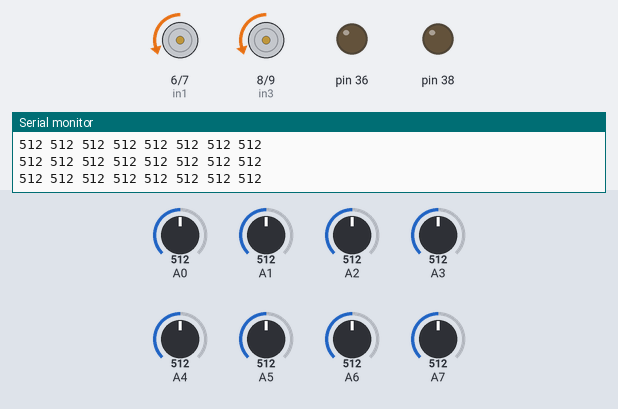
Recording of a sketch running on a simulated Arduino Mega 2560, built with avr-gcc and run on an emulated ATmega2560. Parts: motor-driver pin pairs drawn as motors (green arrow = first pin HIGH = forward, orange = second pin HIGH = backward, longer = more drive, scaled by the enable pin), output pins drawn as LEDs (lit = HIGH), the last lines printed to the serial monitor. The test bench sets the inputs (shaded band); at power-on: A0 = 512, A2 = 512, A3 = 512, A1 = 512, A4 = 512, A5 = 512, A6 = 512, A7 = 512.

Above: at 1.2 s.
1.3 s: A0 set to 932
4.3 s: A0 set to 961
At 5.4 s:
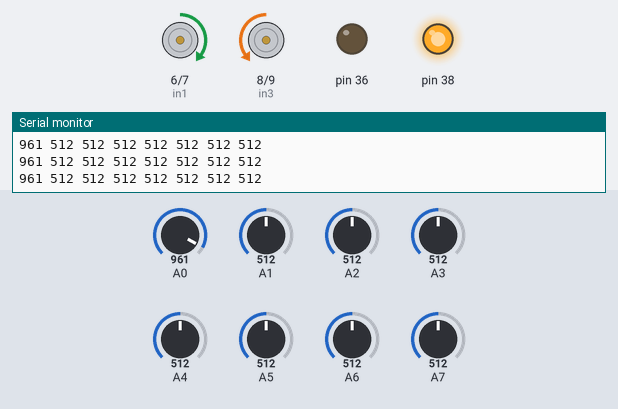
5.8 s: A2 set to 989
8.8 s: A2 set to 1007
At 9.9 s:
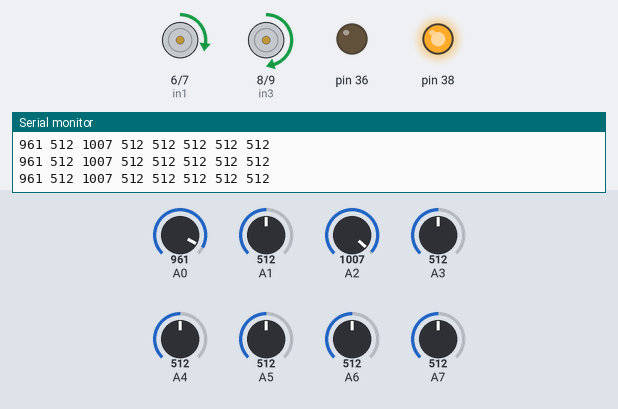
10.3 s: A3 set to 984
13.3 s: A3 set to 1016
At 14.2 s:
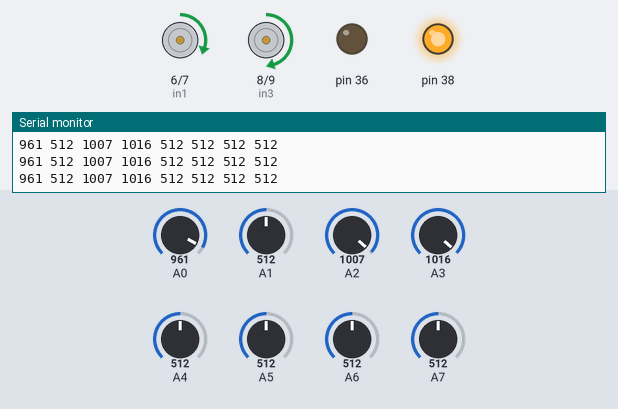
Timing chart, 0 to 16.3 s (numbered marks = the images above; inputs shaded):
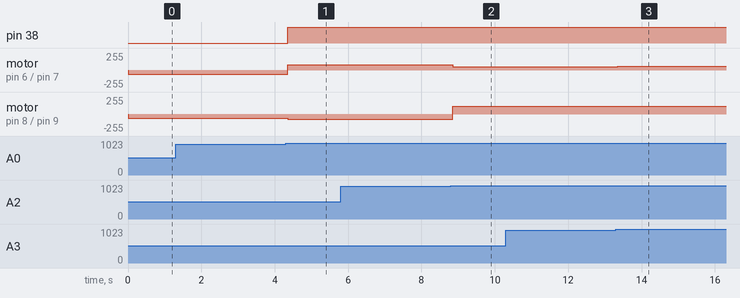

The sketch:

without__PID.ino
```cpp
// Motor A connections
int enR = 5;
int in1 = 6;
int in2 = 7;
// Motor B connections
int in3 = 8;
int in4 = 9;
int enL = 10;

//
int L1_read = 0;
int L2_read = 0;
int L3_read = 0;
int L4_read = 0;
int R1_read = 0;
int R2_read = 0;
int R3_read = 0;
int R4_read = 0;


void setup() {
  Serial.begin(9600);
  // sensor reads
  pinMode( A0, INPUT);
  pinMode( A1, INPUT);
  pinMode( A2, INPUT);
  pinMode( A3, INPUT);
  pinMode( A4, INPUT);
  pinMode( A5, INPUT);
  pinMode( A6, INPUT);
  pinMode( A7, INPUT);

  // Set all the motor control pins to outputs
  pinMode(enR, OUTPUT);
  pinMode(enL, OUTPUT);
  pinMode(in1, OUTPUT);
  pinMode(in2, OUTPUT);
  pinMode(in3, OUTPUT);
  pinMode(in4, OUTPUT);

  pinMode(38, OUTPUT);
  pinMode(36, OUTPUT);

  // Turn off motors - Initial state
  digitalWrite(in1, LOW);
  digitalWrite(in2, LOW);
  digitalWrite(in3, LOW);
  digitalWrite(in4, LOW);
}

void loop() {
  L4_read = analogRead(A0);
  L3_read = analogRead(A1);
  L2_read = analogRead(A2);
  L1_read = analogRead(A3);
  R1_read = analogRead(A4);
  R2_read = analogRead(A5);
  R3_read = analogRead(A6);
  R4_read = analogRead(A7);

  Serial.print( analogRead(A0));
  Serial.print(" ");
  Serial.print( analogRead(A1));
  Serial.print(" ");
  Serial.print( analogRead(A2));
  Serial.print(" ");
  Serial.print( analogRead(A3));
  Serial.print(" ");
  Serial.print( analogRead(A4));
  Serial.print(" ");
  Serial.print( analogRead(A5));
  Serial.print(" ");
  Serial.print( analogRead(A6));
  Serial.print(" ");
  Serial.print( analogRead(A7));
  Serial.println();

  if ( L3_read < 1000 && L2_read < 1000 && L1_read >= 1000 && R1_read >= 1000 && R2_read < 1000 && R3_read < 1000 ){
    digitalWrite(38, HIGH);
    digitalWrite(36, HIGH);

    analogWrite(enR, 200);
    analogWrite(enL, 200);
    // Turn on motors F
    digitalWrite(in1, HIGH);
    digitalWrite(in2, LOW);
    digitalWrite(in3, HIGH);
    digitalWrite(in4, LOW);

  }
  else if ( L1_read >= 1000 && L2_read >= 1000){
    digitalWrite(38, HIGH);
    digitalWrite(36, LOW);

    analogWrite(enR, 120);
    analogWrite(enL, 60);
    // Turn on motors F
    digitalWrite(in1, HIGH);
    digitalWrite(in2, LOW);
    digitalWrite(in3, HIGH);
    digitalWrite(in4, LOW);
  }
  else if ( L1_read >= 1000 && L2_read <= 1000 && R1_read <= 1000){
    digitalWrite(38, HIGH);
    digitalWrite(36, LOW);

    analogWrite(enR, 120);
    analogWrite(enL, 70);
    // Turn on motors F
    digitalWrite(in1, HIGH);
    digitalWrite(in2, LOW);
    digitalWrite(in3, HIGH);
    digitalWrite(in4, LOW);
  }
  else if ( L1_read < 1000 && L2_read >= 1000 && L3_read >= 1000 && L4_read >= 1000){
    digitalWrite(38, HIGH);
    digitalWrite(36, LOW);

    analogWrite(enR, 120);
    analogWrite(enL, 20);
    // Turn on motors F
    digitalWrite(in1, HIGH);
    digitalWrite(in2, LOW);
    digitalWrite(in3, HIGH);
    digitalWrite(in4, LOW);
  }
  else if ( L1_read <= 1000 && L2_read >= 1000){
    digitalWrite(38, HIGH);
    digitalWrite(36, LOW);

    analogWrite(enR, 120);
    analogWrite(enL, 50);
    // Turn on motors F
    digitalWrite(in1, HIGH);
    digitalWrite(in2, LOW);
    digitalWrite(in3, HIGH);
    digitalWrite(in4, LOW);
  }
  else if ( L3_read >= 1000 && L4_read >= 1000){
    digitalWrite(38, HIGH);
    digitalWrite(36, LOW);

    analogWrite(enR, 100);
    analogWrite(enL, 50);
    // Turn on motors F
    digitalWrite(in1, HIGH);
    digitalWrite(in2, LOW);
    digitalWrite(in3, LOW);
    digitalWrite(in4, HIGH);
  }
  else if ( L3_read < 1000 && L4_read >= 950){
    digitalWrite(38, HIGH);
    digitalWrite(36, LOW);

    analogWrite(enR, 80);
    analogWrite(enL, 80);
    // Turn on motors F
    digitalWrite(in1, HIGH);
    digitalWrite(in2, LOW);
    digitalWrite(in3, LOW);
    digitalWrite(in4, HIGH);
  }
  /////////////////////////////////////////////////////////////////////////////////
  else if ( R1_read >= 1000 && R2_read >= 1000){
    digitalWrite(38, LOW);
    digitalWrite(36, HIGH);

    analogWrite(enR, 60);
    analogWrite(enL, 120);
    // Turn on motors F
    digitalWrite(in1, HIGH);
    digitalWrite(in2, LOW);
    digitalWrite(in3, HIGH);
    digitalWrite(in4, LOW);
  }
  else if ( R1_read >= 1000 && R2_read <= 1000 && L1_read <= 1000){
    digitalWrite(38, LOW);
    digitalWrite(36, HIGH);

    analogWrite(enR, 70);
    analogWrite(enL, 120);
    // Turn on motors F
    digitalWrite(in1, HIGH);
    digitalWrite(in2, LOW);
    digitalWrite(in3, HIGH);
    digitalWrite(in4, LOW);
  }
  else if ( R1_read < 1000 && R2_read >= 1000 && R3_read >= 1000 && R4_read >= 1000){
    digitalWrite(38, LOW);
    digitalWrite(36, HIGH);

    analogWrite(enR, 20);
    analogWrite(enL, 120);
    // Turn on motors F
    digitalWrite(in1, HIGH);
    digitalWrite(in2, LOW);
    digitalWrite(in3, HIGH);
    digitalWrite(in4, LOW);
  }
  else if ( R1_read <= 1000 && R2_read >= 1000){
    digitalWrite(38, LOW);
    digitalWrite(36, HIGH);

    analogWrite(enR, 50);
    analogWrite(enL, 120);
    // Turn on motors F
    digitalWrite(in1, HIGH);
    digitalWrite(in2, LOW);
    digitalWrite(in3, HIGH);
    digitalWrite(in4, LOW);
  }
  else if ( R3_read >= 1000 && R4_read >= 1000){
    digitalWrite(38, LOW);
    digitalWrite(36, HIGH);

    analogWrite(enR, 50);
    analogWrite(enL, 100);
    // Turn on motors F
    digitalWrite(in1, LOW);
    digitalWrite(in2, HIGH);
    digitalWrite(in3, HIGH);
    digitalWrite(in4, LOW);
  }
  else if ( R3_read < 1000 && R4_read >= 950){
    digitalWrite(38, LOW);
    digitalWrite(36, HIGH);

    analogWrite(enR, 80);
    analogWrite(enL, 80);
    // Turn on motors F
    digitalWrite(in1, LOW);
    digitalWrite(in2, HIGH);
    digitalWrite(in3, HIGH);
    digitalWrite(in4, LOW);
  }
  else {
    digitalWrite(38, LOW);
    digitalWrite(36, LOW);

    analogWrite(enR, 60);
    analogWrite(enL, 60);
    // Turn on motors F
    digitalWrite(in1, LOW);
    digitalWrite(in2, HIGH);
    digitalWrite(in3, LOW);
    digitalWrite(in4, HIGH);
  }

}
```

Measured:
- the behaviour switches between 949 and 950 on A0 (found by bisection; images 0 and 1)
- the behaviour switches between 999 and 1000 on A2 (found by bisection; images 1 and 2)
- after the input at 4.3 s, pin 38: LOW → HIGH after 0.06 s; motor on pin 6 (in1) / pin 7 (in2): backward 60/255 → forward 80/255 after 0.06 s; motor on pin 8 (in3) / pin 9 (in4): backward 60/255 → backward 80/255 after 0.06 s
- after the input at 8.8 s, motor on pin 6 (in1) / pin 7 (in2): forward 80/255 → forward 50/255 after 0.06 s; motor on pin 8 (in3) / pin 9 (in4): backward 80/255 → forward 120/255 after 0.06 s
- after the input at 13.3 s, motor on pin 6 (in1) / pin 7 (in2): forward 50/255 → forward 60/255 after 0.05 s
